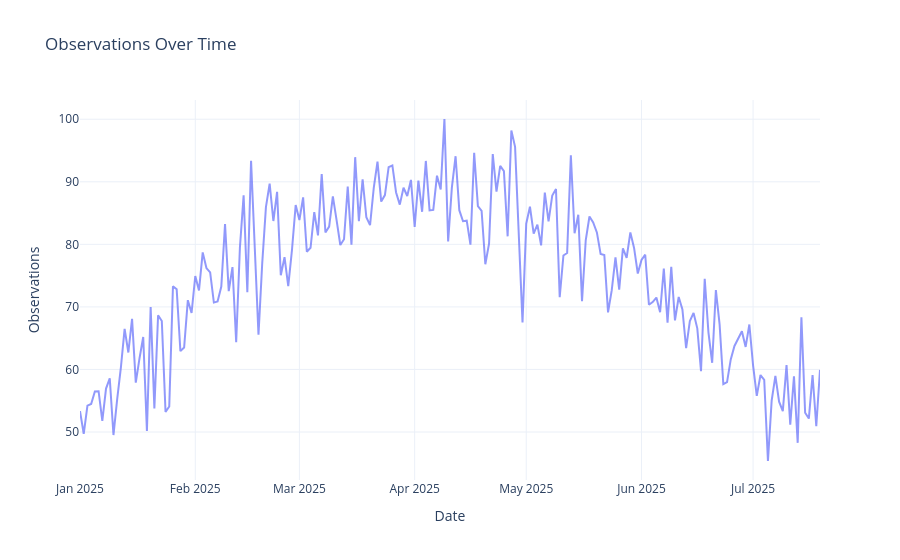

Notebook source saved alongside this figure:
### Code cell
# Set a random seed for reproducibility
np.random.seed(SEED)
torch.manual_seed(SEED)

# Create a date range starting from January 1, 2025
dates = pd.date_range(start="2025-01-01", periods=N_SAMPLES, freq="D")

# Generate random observations between 20 and 200
observations = np.random.randint(20, 200, size=N_SAMPLES)

# Add some noise to the observations
trend = np.linspace(50, 150, N_SAMPLES)
seasonality = 30 * np.sin(np.linspace(0, 6*np.pi, N_SAMPLES))
noise = np.random.normal(0, 5, N_SAMPLES)
observations = trend + seasonality + noise

# Create the DataFrame
df = pd.DataFrame({
    "dates": dates,
    "observations": observations
})

# Function to create lag features
def create_lag_features(df, target_column, lag_days):
    for lag in range(1, lag_days + 1):
        df[f"lag_{lag}"] = df[target_column].shift(lag)
    return df

# Apply the function to create lag features
df = create_lag_features(df, "observations", LAG_DAYS)

# Drop rows with NaN values caused by lagging
df.dropna(inplace=True)

# Visualization
fig = go.Figure()
fig.add_trace(go.Scatter(x=dates[:200], y=observations[:200], mode='lines', name='Observations', opacity=0.7))

fig.update_layout(
    title="Observations Over Time",
    xaxis_title="Date",
    yaxis_title="Observations",
    legend_title="Legend",
    template="plotly_white"
)

fig.show()

### Figure 1 — Plotly figure (JSON) as saved in the notebook; plotly's stock layout.template omitted (floating-point values rounded to 4 significant figures; data arrays with more than 128 entries replaced by an {"elided": "..."} marker saying what was removed)
{"data": [{"mode": "lines", "name": "Observations", "opacity": 0.7, "type": "scatter", "x": {"elided": "200 str values"}, "y": {"elided": "200 float values"}}], "layout": {"legend": {"title": {"text": "Legend"}}, "title": {"text": "Observations Over Time"}, "xaxis": {"title": {"text": "Date"}}, "yaxis": {"title": {"text": "Observations"}}}}
